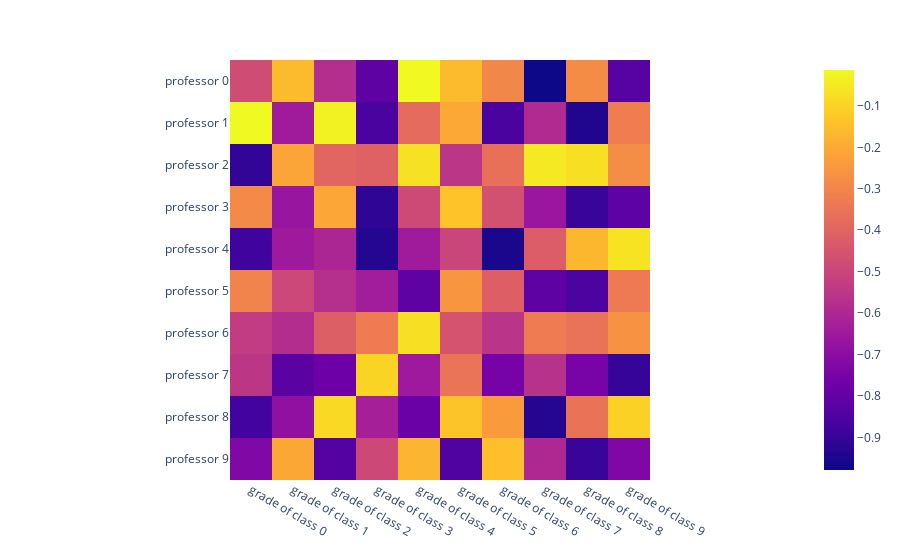

Write notebook code for a chart like this one.
### Code cell
# plotly_heatmap_chart
fig = px.imshow(df_matrix)
fig.show()

### Figure 1 — Plotly figure (JSON) as saved in the notebook; plotly's stock layout.template omitted (floating-point values rounded to 4 significant figures)
{"data": [{"coloraxis": "coloraxis", "hovertemplate": "x: %{x}<br>y: %{y}<br>color: %{z}<extra></extra>", "type": "heatmap", "x": ["grade of class 0", "grade of class 1", "grade of class 2", "grade of class 3", "grade of class 4", "grade of class 5", "grade of class 6", "grade of class 7", "grade of class 8", "grade of class 9"], "y": ["professor 0", "professor 1", "professor 2", "professor 3", "professor 4", "professor 5", "professor 6", "professor 7", "professor 8", "professor 9"], "z": [[-0.4793, -0.1583, -0.5785, -0.8101, -0.01346, -0.1599, -0.2963, -0.9782, -0.281, -0.8305], [-0.01349, -0.6424, -0.02922, -0.8592, -0.3798, -0.2056, -0.86, -0.592, -0.943, -0.3225], [-0.9086, -0.2151, -0.3978, -0.4097, -0.06714, -0.5524, -0.3621, -0.04964, -0.07073, -0.2796], [-0.2881, -0.6668, -0.211, -0.9145, -0.4844, -0.1377, -0.4609, -0.6604, -0.8967, -0.8156], [-0.8804, -0.6485, -0.6092, -0.9355, -0.6434, -0.5, -0.9553, -0.4238, -0.1684, -0.06214], [-0.3064, -0.4924, -0.5741, -0.6365, -0.8124, -0.2556, -0.4161, -0.8097, -0.8533, -0.3334], [-0.5316, -0.5835, -0.418, -0.3282, -0.07197, -0.4545, -0.5598, -0.329, -0.3552, -0.2641], [-0.5515, -0.8194, -0.7749, -0.09896, -0.6508, -0.3509, -0.7563, -0.5678, -0.7493, -0.9007], [-0.8772, -0.6862, -0.0856, -0.6299, -0.7824, -0.1351, -0.2411, -0.9357, -0.3551, -0.105], [-0.7286, -0.2088, -0.8362, -0.4893, -0.172, -0.8475, -0.147, -0.5999, -0.8964, -0.7327]]}], "layout": {"coloraxis": {"colorscale": [[0, "#0d0887"], [0.1111, "#46039f"], [0.2222, "#7201a8"], [0.3333, "#9c179e"], [0.4444, "#bd3786"], [0.5556, "#d8576b"], [0.6667, "#ed7953"], [0.7778, "#fb9f3a"], [0.8889, "#fdca26"], [1, "#f0f921"]]}, "margin": {"t": 60}, "xaxis": {"constrain": "domain", "scaleanchor": "y"}, "yaxis": {"autorange": "reversed", "constrain": "domain"}}}
